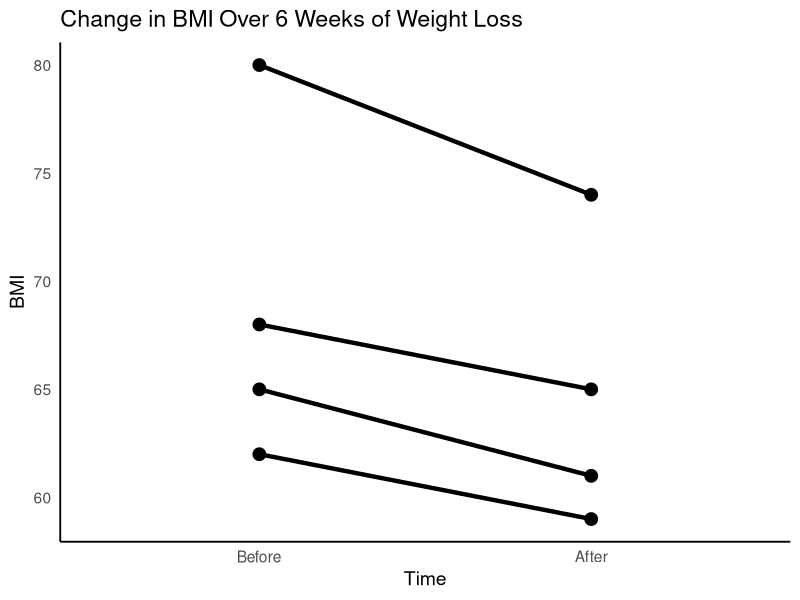

Source code (R):
# Load necessary library
library(ggplot2)

# Define the data
bmi_data <- data.frame(
  Participant = factor(1:4), # Assign participant IDs
  Before = c(65, 62, 68, 80),
  After = c(61, 59, 65, 74)
)

# Reshape the data from wide to long format for ggplot2
bmi_long <- tidyr::pivot_longer(bmi_data, cols = c("Before", "After"), names_to = "Time", values_to = "BMI")

# Assuming bmi_long is already created
bmi_long$Time <- factor(bmi_long$Time, levels = c("Before", "After"))

# Create the adjusted line graph with specified customizations
ggplot(bmi_long, aes(x = Time, y = BMI, group = Participant)) +
  geom_line(aes(color = "black"), size = 1.5) + # Set lines to black and make them bolder
  geom_point(aes(color = "black"), size = 4) + # Increase point size and set to black
  scale_color_manual(values = c("black")) + # Ensure all colors are set to black
  theme_minimal(base_size = 14) + # Use a minimal theme
  labs(title = "Change in BMI Over 6 Weeks of Weight Loss",
       x = "Time",
       y = "BMI") + # Customize labels
  theme(legend.title = element_blank(), # Remove the legend title
        legend.position = "none", # Remove legend as color distinction is no longer needed
        panel.grid.major = element_blank(), # Remove major gridlines
        panel.grid.minor = element_blank(), # Remove minor gridlines
        axis.line = element_line(colour = "black")) # Enhance axis lines for clarity
